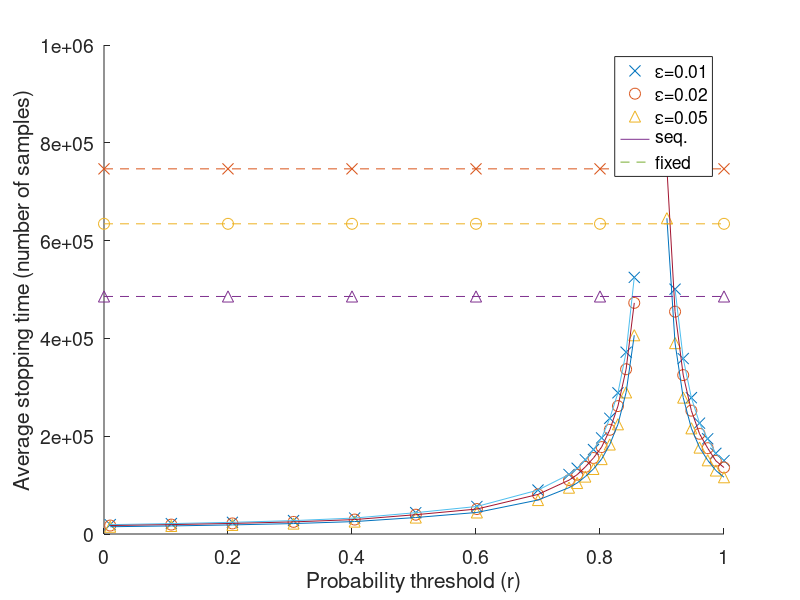

Here is the MATLAB script that generated this plot:
clear variables;

reload = false;
if reload
	mtrue = 0.88746;
	delta = 0.05;
	nRuns = 1000;
	load('results/gammas_2e6_from2e5.mat');

	rs = [linspace(0.01,0.70,8), ...
		  linspace(0.75,1,20)];
	rms = min([1./(1-rs);1./rs]);
	epsilons = [0.01,0.02,0.05];

	errs = zeros(length(rs),length(epsilons));
	ET = 1e8*ones(length(rs),length(epsilons));
	T = nan(nRuns,length(rs),length(epsilons));
	Nfix = zeros(nRuns,length(epsilons));
	
	xi = 0.3;

	for i=1:nRuns
		fname = sprintf('~/data/phd/mcmchyp/odemcmc-jakstat-1-2000000-50000-1-%d.mat',i);
		fprintf('Reading %s\n',fname);
		load(fname);
		n = length(f);
		sfx = cumsum(f);
		N = length(f);	
		gamma = gammas(i);

		for j=1:length(rs)
			r = rs(j);
			rm = rms(j);
			
			sfxz = sfx-(1:n)'*r;
			for k=1:length(epsilons)
				epsilon = epsilons(k);
				M = log(2/sqrt(epsilon*xi))/(2*gamma*delta);
				n0 = floor(M*rm);
				imax = floor(log(N/n0)/log(1+xi));
				ntest = floor(n0*(1+xi).^(1:imax));
				tj = find(abs(sfxz(ntest))>M,1,'first');
				Nfix(i,k) = log(1/epsilon)/(gamma*delta^2);
				if ~isempty(tj)
					T(i,j,k) = ntest(tj);
					if (r < mtrue) && (sfxz(ntest(tj)) < 0)
						errs(j,k) = errs(j,k) + 1;
					elseif (r > mtrue) && (sfxz(ntest(tj)) > 0)
						errs(j,k) = errs(j,k) + 1;
					end
				end
			end
		end
	end

	for j=1:length(rs)
		for k=1:length(epsilons)
			if ~any(isnan(T(:,j,k)))
				ET(j,k) = mean(T(:,j,k));
			else
				ET(j,k) = nan;
			end
		end
	end
	save('results/figure_seqindeteps_dat.mat',...
		'ET','xi','rs','nRuns','Nfix','epsilons','delta','mtrue','errs')
else
	load('results/figure_seqindeteps_dat.mat');
end

%% Plotting
fh = figure; hold on;
markersize = 8;
plot(rs,ET(:,1),'x','markers',markersize);
plot(rs,ET(:,2),'o','markers',markersize);
plot(rs,ET(:,3),'^','markers',markersize);
plot(1,nan,'-');
plot(1,nan,'--');
plot(rs,ET(:,1),'-','markers',markersize);
plot(rs,ET(:,2),'-','markers',markersize);
plot(rs,ET(:,3),'-','markers',markersize);
Nfixm = mean(Nfix);
plot(0:0.2:1,Nfixm(1)*ones(1,6),'x--','markers',markersize);
plot(0:0.2:1,Nfixm(2)*ones(1,6),'o--','markers',markersize);
plot(0:0.2:1,Nfixm(3)*ones(1,6),'^--','markers',markersize);
legend({'\epsilon=0.01','\epsilon=0.02','\epsilon=0.05','seq.','fixed'});
ylim([0 1e6]);
set(gca,'yscale','linear')
xlabel('Probability threshold (r)','FontSize',12);
ylabel('Average stopping time (number of samples)','FontSize',12);
set(findall(gcf,'type','text'),'FontSize',16)
set(gca,'FontSize',14)
saveas(fh, 'figs/figure_seqindeteps','eps');